Frame 1 (no input): blank canvas, image omitted
Frame 60 (no input): blank canvas, image omitted
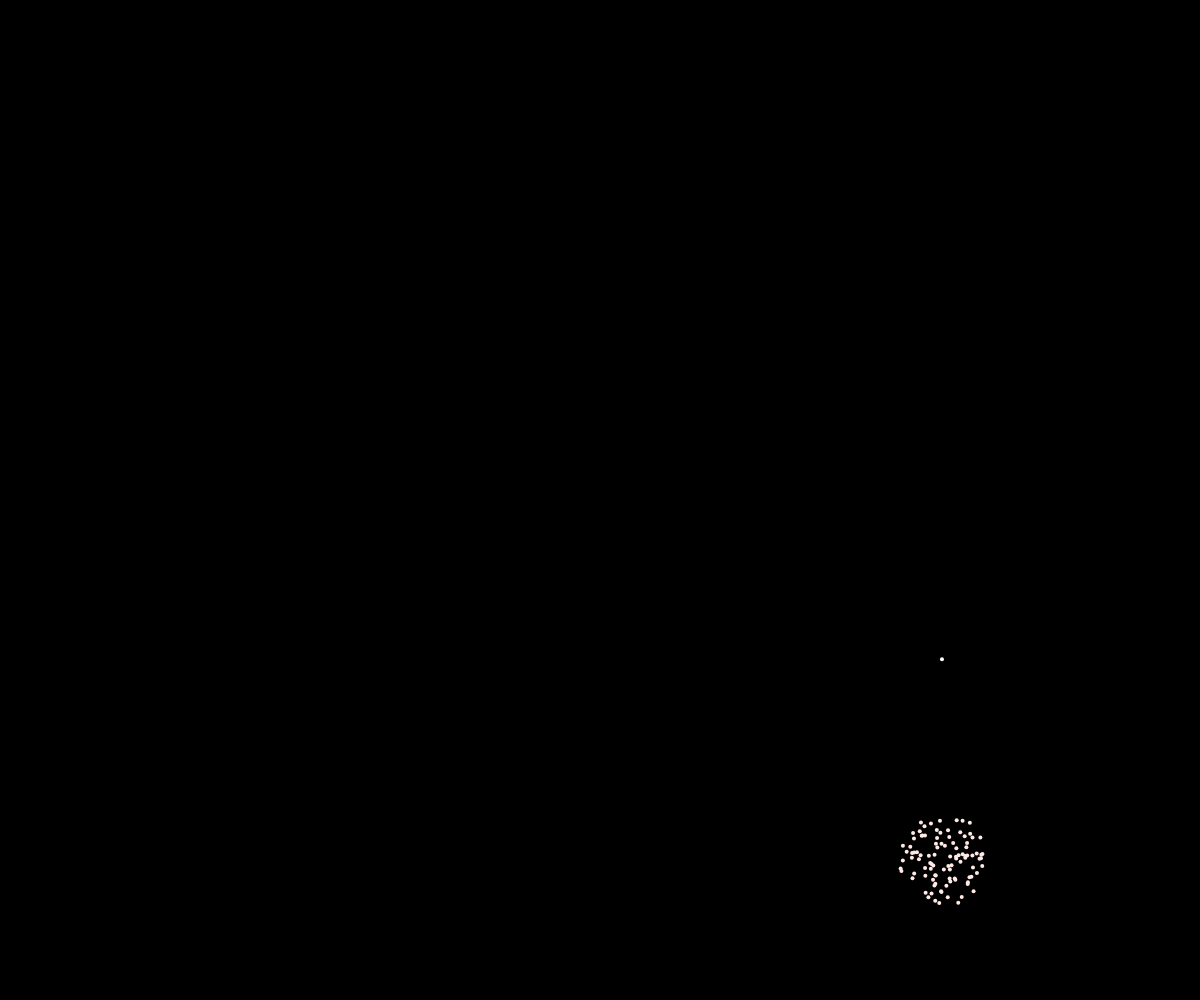
Frame 120 (the mouse pressed at the canvas centre since frame 60)

The p5.js sketch whose frames 1 and 60 were blank and that drew this single picture after the mouse press (run headless with seeded random() and noise() and a simulated clock; from frame 60 on, the mouse is pressed at the canvas centre):

// p5.js sketch
// ── sketch.js
var fireworks = [];
var gravity;

function setup(){
	createCanvas(windowWidth, windowHeight);
	// colorMode(HSB);
	gravity = createVector(0, 0.2);
	stroke(255);
	strokeWeight(4);
}

function draw(){
	background(0, 0, 0, 51);
	if(random(1) < 0.03){
		fireworks.push(new Firework());
	}
	for (let i = fireworks.length - 1; i >= 0; i--) {
		fireworks[i].update();
		fireworks[i].show();
		if(fireworks[i].done) {
			fireworks.splice(i, 1);
		}
	}
}
// ── firework.js
function Firework(maxParticles = 100, dampener = random(0.85, 0.95), hu = random(360)) {
	this.firework = new Particle(
		pos=createVector(random(width), height),
		vel=createVector(0, random(-15, -5)));
	this.willExplode = true;
	this.particles = [];
	this.maxParticles = maxParticles;
	this.dampener = dampener;
	this.hu = hu;
	this.done = false;

	this.update = function() {
		if(this.willExplode) {
			this.firework.applyForce(gravity);
			this.firework.update();
			if (this.firework.vel.y >= 0) {
				this.willExplode = false;
				this.explode();
			}
		}
		for (let i = this.particles.length - 1; i >= 0; i--) {
			this.particles[i].applyForce(gravity);
			this.particles[i].lifespan -= 4;
			this.particles[i].update();
			if(this.particles[i].lifespan <= 0) {
				this.particles.splice(i, 1);
				if(this.particles.length <= 0) {
					this.done = true;
				}
			}
		}
	}
	
	this.show = function() {
		if(this.willExplode) {
			colorMode(RGB);
			this.firework.show();
		}
		for (let i = 0; i < this.particles.length; i++) {
			colorMode(HSB);
			this.particles[i].show();
		}
	}

	this.explode = function() {
		for (let i = 0; i < this.maxParticles; i++) {
			var v = p5.Vector.random2D();
			v.mult(random(1, 6));
			var p = new Particle(
				createVector(this.firework.pos.x, this.firework.pos.y),
				v,
				this.dampener,
				this.hu);
			this.particles.push(p);
		}
	}
}
// ── particle.js
function Particle(
		pos,
		vel = p5.Vector.random2D(),
		dampener = 1,
		hu = 255) {
	this.pos = pos;
	this.vel = vel;
	this.acc = createVector(0, 0);
	this.dampener = dampener;
	this.lifespan = 255;
	this.hu = hu;

	this.applyForce = function(force) {
		this.acc.add(force);
	}

	this.update = function() {
		this.vel.mult(this.dampener);
		this.vel.add(this.acc);
		this.pos.add(this.vel);
		this.acc.mult(0);
	}

	this.show = function() {
		stroke(this.hu, this.hu, this.lifespan);
		point(this.pos.x, this.pos.y);
	}
}
